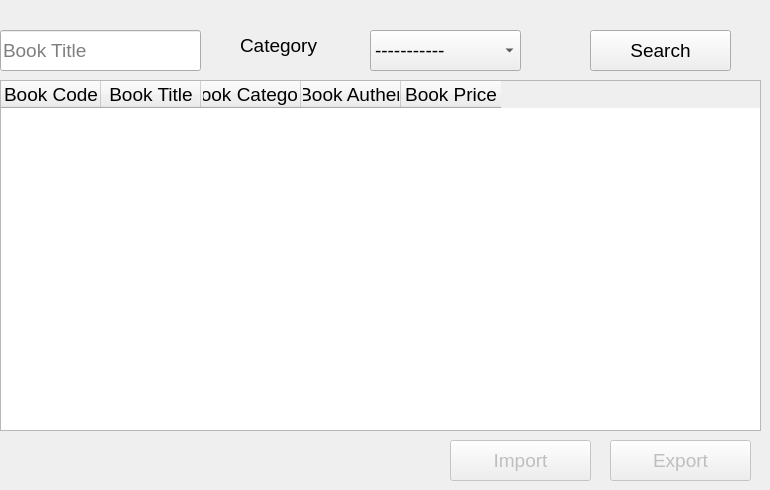
     <widget class="QWidget" name="tab_8">
      <attribute name="title">
       <string>All Books</string>
      </attribute>
      <widget class="QPushButton" name="pushButton_9">
       <property name="geometry">
        <rect>
         <x>590</x>
         <y>30</y>
         <width>141</width>
         <height>41</height>
        </rect>
       </property>
       <property name="font">
        <font>
         <family>Segoe UI</family>
         <pointsize>14</pointsize>
        </font>
       </property>
       <property name="text">
        <string>Search</string>
       </property>
      </widget>
      <widget class="QLineEdit" name="lineEdit">
       <property name="geometry">
        <rect>
         <x>0</x>
         <y>30</y>
         <width>201</width>
         <height>41</height>
        </rect>
       </property>
       <property name="font">
        <font>
         <family>MS Shell Dlg 2</family>
         <pointsize>14</pointsize>
        </font>
       </property>
       <property name="placeholderText">
        <string>Book Title</string>
       </property>
      </widget>
      <widget class="QComboBox" name="comboBox_2">
       <property name="geometry">
        <rect>
         <x>370</x>
         <y>30</y>
         <width>151</width>
         <height>41</height>
        </rect>
       </property>
       <property name="font">
        <font>
         <family>MS Shell Dlg 2</family>
         <pointsize>14</pointsize>
        </font>
       </property>
       <item>
        <property name="text">
         <string>-----------</string>
        </property>
       </item>
      </widget>
      <widget class="QLabel" name="label">
       <property name="geometry">
        <rect>
         <x>240</x>
         <y>30</y>
         <width>111</width>
         <height>31</height>
        </rect>
       </property>
       <property name="font">
        <font>
         <family>MS Shell Dlg 2</family>
         <pointsize>14</pointsize>
        </font>
       </property>
       <property name="text">
        <string>Category</string>
       </property>
      </widget>
      <widget class="QTableWidget" name="tableWidget_2">
       <property name="geometry">
        <rect>
         <x>0</x>
         <y>80</y>
         <width>761</width>
         <height>351</height>
        </rect>
       </property>
       <property name="font">
        <font>
         <family>Segoe UI</family>
         <pointsize>14</pointsize>
        </font>
       </property>
       <column>
        <property name="text">
         <string>Book Code</string>
        </property>
        <property name="font">
         <font>
          <family>Segoe UI</family>
          <pointsize>14</pointsize>
         </font>
        </property>
       </column>
       <column>
        <property name="text">
         <string>Book Title</string>
        </property>
        <property name="font">
         <font>
          <family>Segoe UI</family>
          <pointsize>14</pointsize>
         </font>
        </property>
       </column>
       <column>
        <property name="text">
         <string>Book Category</string>
        </property>
        <property name="font">
         <font>
          <family>Segoe UI</family>
          <pointsize>14</pointsize>
         </font>
        </property>
       </column>
       <column>
        <property name="text">
         <string>Book Auther</string>
        </property>
        <property name="font">
         <font>
          <family>Segoe UI</family>
          <pointsize>14</pointsize>
         </font>
        </property>
       </column>
       <column>
        <property name="text">
         <string>Book Price</string>
        </property>
        <property name="font">
         <font>
          <family>Segoe UI</family>
          <pointsize>14</pointsize>
         </font>
        </property>
       </column>
      </widget>
      <widget class="QPushButton" name="pushButton_34">
       <property name="enabled">
        <bool>false</bool>
       </property>
       <property name="geometry">
        <rect>
         <x>450</x>
         <y>440</y>
         <width>141</width>
         <height>41</height>
        </rect>
       </property>
       <property name="font">
        <font>
         <family>Segoe UI</family>
         <pointsize>14</pointsize>
        </font>
       </property>
       <property name="text">
        <string>Import</string>
       </property>
      </widget>
      <widget class="QPushButton" name="pushButton_35">
       <property name="enabled">
        <bool>false</bool>
       </property>
       <property name="geometry">
        <rect>
         <x>610</x>
         <y>440</y>
         <width>141</width>
         <height>41</height>
        </rect>
       </property>
       <property name="font">
        <font>
         <family>Segoe UI</family>
         <pointsize>14</pointsize>
        </font>
       </property>
       <property name="text">
        <string>Export</string>
       </property>
      </widget>
     </widget>
